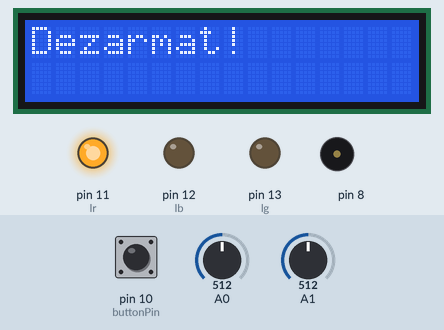
A sketch run on a simulated Arduino Uno, built with avr-gcc and run on an emulated ATmega328P. On the bench: 16×2 character LCD, output pins drawn as LEDs (lit = HIGH), buzzer (waves = sounding). Dashed ring = blinking. Inputs (shaded band) come from the test bench; at power-on: A0 = 512, pin 10 (buttonPin) LOW, A1 = 512. What the sketch prints to the serial monitor is not drawn.

Above: at 1.2 s.
1.3 s: A0 set to 16
2.8 s: A0 set to 13
At 2.96 s:
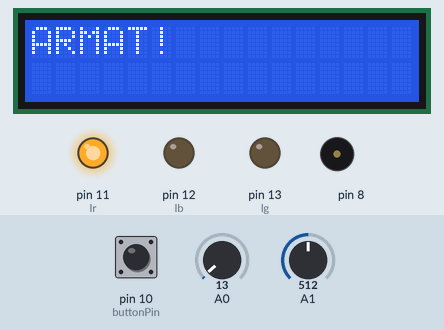
At 3.64 s:
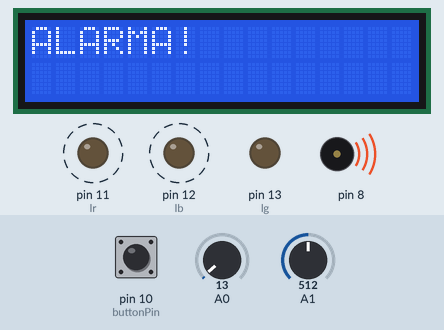
Timing chart, 0 to 10.7 s (numbered marks = the images above; inputs shaded):
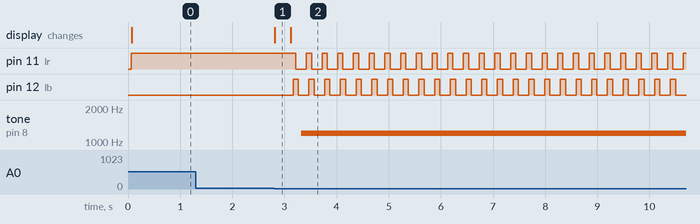

Measured:
- the behaviour switches between 15 and 14 on A0 (found by bisection; images 0 and 1)
- after the input at 1.3 s, every drawn part: stays the same
- after the input at 2.8 s, pin 11 (lr): alternates HIGH for 0.10 s and LOW for 0.20 s, starting after 0.42 s; pin 12 (lb): alternates HIGH for 0.10 s and LOW for 0.20 s, starting after 0.37 s; tone on pin 8: silent → 1200 Hz after 0.52 s; the display: changes at once (image 1)

The sketch:

Sistem_de_alarma.ino
```cpp
#include <LiquidCrystal.h>

LiquidCrystal lcd(7,6,5,4,3,2);

int lr=11, lb=12;
const int  buttonPin = 10;    // pinul de care e atasat butonului
const int lg = 13;       // pinul de care e etasat LED-ul

// Variables will change:
int buttonPushCounter = 0;   // contor pentru numarul apasarilor butonului
int buttonState = 0;         // starea actuala a butonului
int lastButtonState = 0;     // ultima stare a butonului
void setup() {
  Serial.begin(9600);
  lcd.begin(16, 2);
  pinMode(lr, OUTPUT);
  pinMode(lb, OUTPUT);
  // initialize the button pin as a input:
  pinMode(buttonPin, INPUT);
  // initialize the LED as an output:
  pinMode(lg, OUTPUT);
}
void loop() {

 // citim pinul butonului
  buttonState = digitalRead(buttonPin);
  //  comparam buttonState cu starea anterioara
  if (buttonState != lastButtonState) {
    // daca statulul este schimbat incrementam contorul
    if (buttonState == HIGH) {
      // daca statulul curent este HIGH atunci butonul
      // merge incet de la off la on:
      buttonPushCounter++;
      Serial.println("on");
      Serial.print("number of button pushes:  ");
      Serial.println(buttonPushCounter);
    } else {
      // daca statutul curent este LOW atunci butonul
      // merge incet de la on la off:
      Serial.println("off");
    }
    // amanati putin pentru a evita bouncing
    delay(50);
  }
  // salvati statutul curent ca cel anteriorsave,
  //pentru data viitore prin loop
  lastButtonState = buttonState;
  // porneste LED-ul la fiecare 4 apasari ale butonului
  // verificarea modulo contorului butonului
  // functia modulo va da restul
  // divizarea a doua numere:
  if (buttonPushCounter%2==0) {
    digitalWrite(lr, HIGH);
    digitalWrite(lg, LOW);
  }

 else {
    digitalWrite(lr, LOW);
    digitalWrite(lg, HIGH);
  }
  int valoareIluminare = analogRead(A0);
  Serial.println(valoareIluminare, DEC);
  delay(10); //verificarea intensita?ii luminii
  if(valoareIluminare<15)
  {
    lcd.setCursor(0, 0);
    lcd.print("ARMAT!"); //afisarea mesajului pe timp de noapte
    lcd.print("   ");
    delay(300);
    Serial.println(analogRead(A1));  //verificarea senzorului de vibra?ii
   if(analogRead(A1)>0) //declan?area alarma
    {
      int x=0; //alarma este activa cât timp x este mai mic decât 50
      while(x<50) //repetarea de x ori
      {
        lcd.setCursor(0, 0);
        lcd.print("ALARMA!"); //afisarea pe ecranul LCD un mesaj in caz de alarma
        lcd.print(" "); //aprinderea led-urilor
        digitalWrite(lr, HIGH);
        delay(50);
        digitalWrite(lb, HIGH);
        delay(50);
        digitalWrite(lr, LOW);
        delay(50);
        digitalWrite(lb, LOW);
        delay(50); //declan?area ton
        tone(8,1200);
        delay(50);
        tone(8,1200);
        delay(50);
        x++;
      }
    }
  }
  else
  {
    lcd.setCursor(0, 0);
    lcd.print("Dezarmat!"); //afisarea mesajului pe timp de zi
    lcd.print(" ");
  }
}
```
